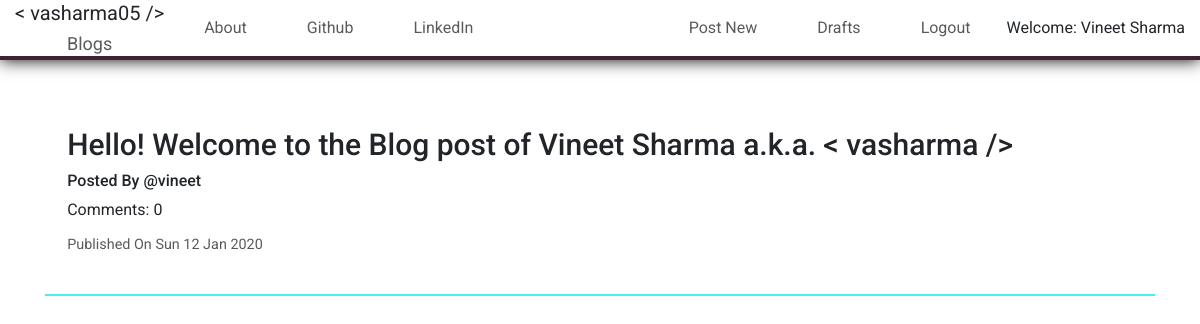
The app's page / (signed in) with its own data.
### blog/models.py (models this page shows, shortened)
class Post(models.Model):
    author = models.ForeignKey('auth.User', on_delete=models.CASCADE)
    title = models.CharField(max_length=200)
    text = models.TextField()
    created_date = models.DateTimeField(default = timezone.now)
    published_date = models.DateTimeField(blank=True, null=True)
    def approve_comment(self):
        return self.comments.filter(approved_comment = True)

### blog/views.py (the view)
# urls.py: path('', views.PostListView.as_view(), name='post_list'),
class PostListView(ListView):
    model = Post
    def get_queryset(self):
        return Post.objects.filter(published_date__lte = timezone.now()).order_by('-published_date')

### blog/templates/blog/post_list.html (shortened to what this page needs)
{% extends 'blog/base.html' %}
{% block content %}
{% for post in post_list %}
    <div class="post">
        <h2><a href="{% url 'post_detail' pk=post.pk%}">{{post.title}}</a></h2>
        <h6>Posted By @{{ post.author }}</h6>
        Comments: {{ post.approve_comment.count }}
        <div class="muted" style="margin-top: 12px;">
            <p>Published On {{post.published_date|date:"D d M Y"}}</p>
        </div>
    </div>
{% endfor %}
{% endblock %}

### blog/templates/blog/base.html (shortened to what this page needs)
<!DOCTYPE html>
{% load static %}
<html lang="en">
<head>
    <link rel="stylesheet" href="https://stackpath.bootstrapcdn.com/bootstrap/4.4.1/css/bootstrap.min.css">
    <link rel="stylesheet" href="//cdn.jsdelivr.net/npm/medium-editor@latest/dist/css/medium-editor.min.css" type="text/css" media="screen" charset="utf-8">
    <link rel="stylesheet" href="{% static 'css/blog.css' %}">
</head>
<body>
  <nav class="custom-nav container-fluid">
    <a href="{% url 'post_list' %}" class="navbar-brand">
      < vasharma05 />
      <br/>
      <span class="muted">Blogs</span>
    </a>
    <ul class="mr-auto navbar-nav nav">
      <a href="{% url 'about' %}">About</a>
      <a href="https://www.github.com">Github</a>
      <a href="https://www.linkedin.com">LinkedIn</a>
    </ul>
    <ul class="ml-auto">
      {% if user.is_authenticated %}
          <a href="{% url 'post_new' %}">Post New</a>
          <a href="{% url 'post_draft_list' %}">Drafts</a>
          <a href="{% url 'logout' %}">Logout</a>
          Welcome: {{user.first_name}} {{ user.last_name }}
      {% else %}
          <a href="{% url 'login' %}">Login</a>
      {% endif %}
    </ul>
  </nav>
  <div class="container content">
    {% block content %}
    {% endblock %}
  </div>
</body>
</html>

### blog/static/css/blog.css (style rules this page uses)
body { font-family: 'Roboto'; }
.content { padding-top: 10vh; }
a { text-decoration: none; color: inherit; }
h2 { font-size: 2.5vmax; }
.custom-nav { display: flex; align-items: center; height: 7.5vh; position: fixed; box-shadow: 0 0 1em black; border-bottom: 0.25em solid #412234; }
nav ul { height: 75%; display: flex; align-items: center; list-style: none; padding: 0; margin: 0; }
nav ul a { height: 100%; padding: 0 2vw; margin-right: 12px; display: flex; align-items: center; justify-content: center; transition: all 0.2s ease-in-out; opacity: 0.75; border-radius: 8px; }
.navbar-brand { text-align: center; }
.muted { opacity: 0.75; font-size: 90%; margin: 0 auto; }
.post { margin-top: 25px; padding: 2%; transition: all 0.33s ease-in-out; border-bottom: 2px solid; }

### records on screen
Post: title "Hello! Welcome to the Blog post of Vineet Sharma a.k.a. < vasharma />", author "vineet", approve_comment.count "0", published_date "Sun 12 Jan 2020"

### other values on screen
{{ user.first_name }} "Vineet"
{{ user.last_name }} "Sharma"
